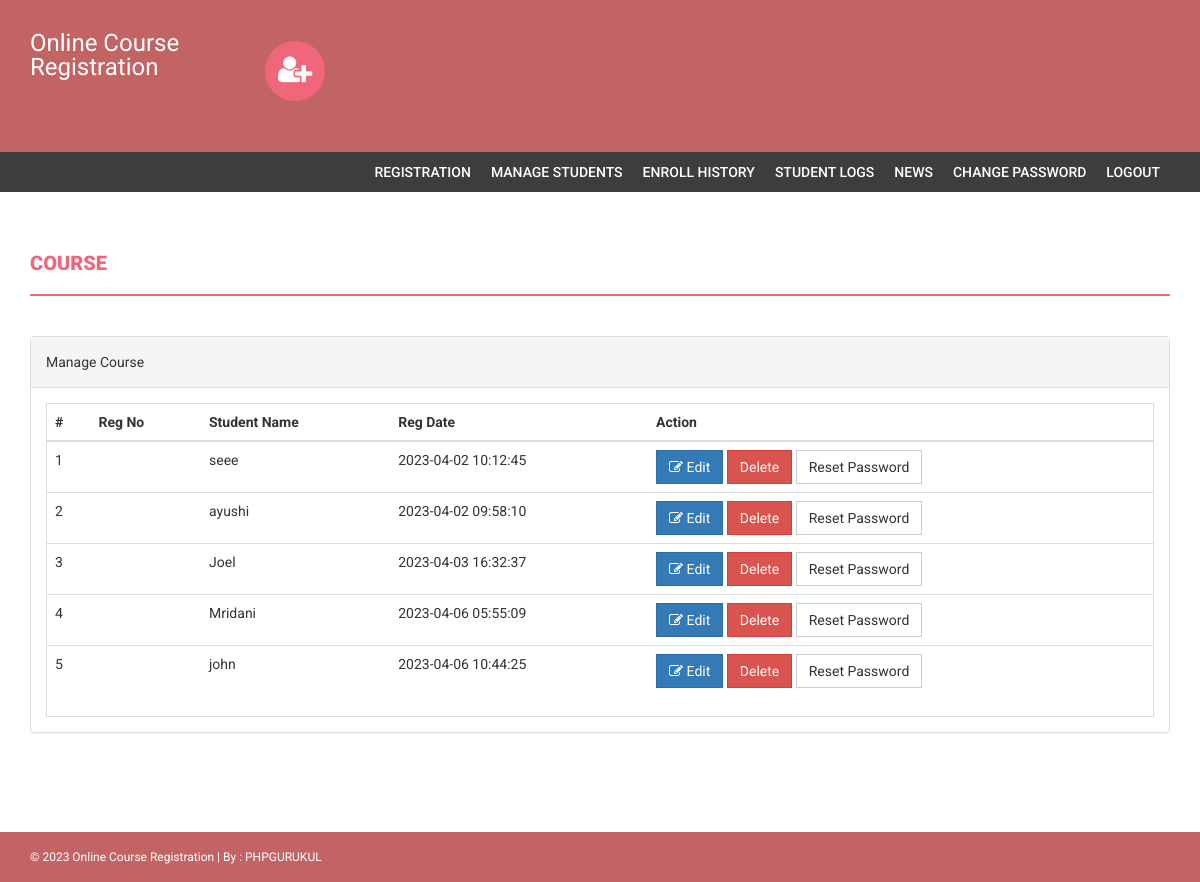
Screenshot of /onlinecourse/admin/manage-students.php (signed in) with the database file from the repository.
### tables this page shows
CREATE TABLE `students` (
  `student_reg_no` varchar(255) NOT NULL,
  `stream_id` int(11) NOT NULL,
  `studentPhoto` varchar(255) DEFAULT NULL,
  `password` varchar(255) DEFAULT NULL,
  `studentName` varchar(255) DEFAULT NULL,
  `pincode` varchar(255) DEFAULT NULL,
  `session` varchar(255) DEFAULT NULL,
  `department` varchar(255) DEFAULT NULL,
  `semester` varchar(255) DEFAULT NULL,
  `cgpa` decimal(10,2) DEFAULT NULL,
  `courses_allocated_id` int(11) NOT NULL COMMENT 'course codes',
  `enrolment_status` tinyint(1) NOT NULL,
  `optional_core_choice_1` varchar(50) DEFAULT NULL,
  `optional_core_choice_2` int(50) DEFAULT NULL,
  `optional_core_choice_3` int(50) DEFAULT NULL,
  `password_status` tinyint(1) NOT NULL DEFAULT 0,
  `creationdate` timestamp NULL DEFAULT current_timestamp(),
  `updationDate` varchar(255) DEFAULT NULL
);

### onlinecourse/admin/manage-students.php (the view, shortened to what this page needs)
<?php
if(strlen($_SESSION['alogin'])==0)
    {
header('location:index.php');
}
else{
?>
<!DOCTYPE html>
<html xmlns="http://www.w3.org/1999/xhtml">
<head>
    <link href="../assets/css/bootstrap.css" rel="stylesheet" />
    <link href="../assets/css/font-awesome.css" rel="stylesheet" />
    <link href="../assets/css/style.css" rel="stylesheet" />
</head>
<body>
<?php include('includes/header.php');?>
<?php if($_SESSION['alogin']!="")
{
 include('includes/menubar.php');
}
 ?>
    <div class="content-wrapper">
        <div class="container">
              <div class="row">
                    <div class="col-md-12">
                        <h1 class="page-head-line">Course  </h1>
                    </div>
                </div>
                <div class="row" >
                <div class="col-md-12">
                    <div class="panel panel-default">
                        <div class="panel-heading">
                            Manage Course
                        </div>
                        <div class="panel-body">
                            <div class="table-responsive table-bordered">
                                <table class="table">
                                    <thead>
                                        <tr>
                                            <th>#</th>
                                            <th>Reg No </th>
                                            <th>Student Name </th>
                                             <th>Reg Date</th>
                                             <th>Action</th>
                                        </tr>
                                    </thead>
                                    <tbody>
<?php
$sql=mysqli_query($con,"select * from students");
$cnt=1;
while($row=mysqli_fetch_array($sql))
{
?>
                                        <tr>
                                            <td><?php echo $cnt;?></td>
                                            <td><?php echo htmlentities($row['studentRegno']);?></td>
                                            <td><?php echo htmlentities($row['studentName']);?></td>
                                            <td><?php echo htmlentities($row['creationdate']);?></td>
                                            <td>
                                            <a href="edit-student-profile.php?id=<?php echo $row['studentRegno']?>">
<button class="btn btn-primary"><i class="fa fa-edit "></i> Edit</button> </a>
<a href="manage-students.php?id=<?php echo $row['studentRegno']?>&del=delete" onClick="return confirm('Are you sure you want to delete?')">
                                            <button class="btn btn-danger">Delete</button>
</a>
<a href="manage-students.php?id=<?php echo $row['studentRegno']?>&pass=update" onClick="return confirm('Are you sure you want to reset password?')">
<button type="submit" name="submit" id="submit" class="btn btn-default">Reset Password</button>
</a>
                                            </td>
                                        </tr>
<?php
$cnt++;
} ?>
                                    </tbody>
                                </table>
                            </div>
                        </div>
                    </div>
                </div>
            </div>
        </div>
    </div>
  <?php include('includes/footer.php');?>
</body>
</html>
<?php } ?>

### onlinecourse/admin/includes/header.php (shortened to what this page needs)
<div class="navbar navbar-inverse set-radius-zero">
    <div class="container">
        <div class="navbar-header">
             <a class="navbar-brand" href="#" style="color:#fff; font-size:24px;4px; line-height:24px; ">
               Online Course Registration
            </a>
        </div>
        <div class="left-div">
            <i class="fa fa-user-plus login-icon" ></i>
    </div>
        </div>
    </div>

### onlinecourse/admin/includes/menubar.php
<section class="menu-section">
        <div class="container">
            <div class="row">
                <div class="col-md-12">
                    <div class="navbar-collapse collapse ">
                        <ul id="menu-top" class="nav navbar-nav navbar-right">
                              <li><a href="student-registration.php">Registration</a></li>
                               <li><a href="manage-students.php">Manage Students</a></li>
                               <li><a href="enroll-history.php">Enroll History</a></li>
                               <li><a href="user-log.php">Student Logs </a></li>
                                <li><a href="news.php">News </a></li>
                                <li><a href="change-password.php">Change Password </a></li>
                            <li><a href="logout.php">Logout</a></li>
                        </ul>
                    </div>
                </div>
            </div>
        </div>
    </section>

### onlinecourse/admin/includes/footer.php
<footer>
        <div class="container">
            <div class="row">
                <div class="col-md-12">
                    &copy; <?php echo date('Y');?> Online Course Registration | By : <a href="http://www.phpgurukul.com/" target="_blank">PHPGURUKUL</a>
                </div>
            </div>
        </div>
    </footer>

### onlinecourse/assets/css/style.css (style rules this page uses)
body { font-family: 'Roboto', sans-serif; line-height: 30px; }
.set-radius-zero { border-radius: 0px; -moz-border-radius: 0px; -webkit-border-radius: 0px; }
.content-wrapper { margin-top: 40px; min-height: 600px; padding-bottom: 60px; }
.page-head-line { font-weight: 900; padding-bottom: 20px; border-bottom: 2px solid #F0677C; text-transform: uppercase; color: #F0677C; font-size: 20px; margin-bottom: 40px; }
.btn { border-radius: 0px; -webkit-border-radius: 0px; -moz-border-radius: 0px; }
.login-icon { height: 60px; width: 60px; padding: 13px; border-radius: 50%; font-size: 30px; margin-bottom: 20px; color: #fff; text-align: center; cursor:pointer; background-color:#F0677C; -webkit-border-radius:50%; -moz-border-radius:50%; }
.left-div { padding-left: 30px; margin-top: 40px; margin-bottom: 30px; }
.navbar-brand { width: 250px; padding-top: 30px; }
.menu-section { background-color: #3D3D3D; }
#menu-top a { color: #FFF; text-decoration: none; font-weight: 500; padding: 10px 10px 10px 10px; text-transform: uppercase; }
.navbar-inverse { background-color: #C36464; border-color: transparent; }
.navbar { margin-bottom: 0px; }
footer { padding: 10px; color: #fff; font-size: 12px; background-color: #C36464; }
footer a, footer a:hover { color: #fff; text-decoration: none; }

### rows the page displays
students: studentName "seee", creationdate "2023-04-02 10:12:45"
students: studentName "ayushi", creationdate "2023-04-02 09:58:10"
students: studentName "Joel", creationdate "2023-04-03 16:32:37"
students: studentName "Mridani", creationdate "2023-04-06 05:55:09"
students: studentName "john", creationdate "2023-04-06 10:44:25"
